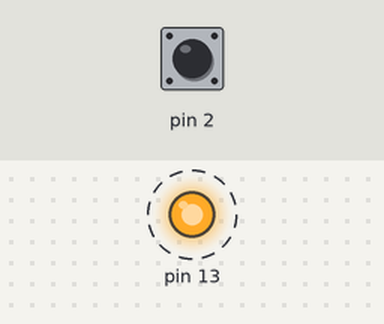
This sketch was run on a simulated Arduino Uno, built with avr-gcc and run on an emulated ATmega328P. Shown: output pins drawn as LEDs (lit = HIGH). Dashed ring = blinking. Inputs (shaded band) come from the test bench; at power-on: pin 2 HIGH. What the sketch prints to the serial monitor is not drawn.

Above: at 1.2 s.
1.3 s: pin 2 pulled LOW for 0.15 s
Timing chart, 0 to 10.3 s (numbered marks = the images above; inputs shaded):
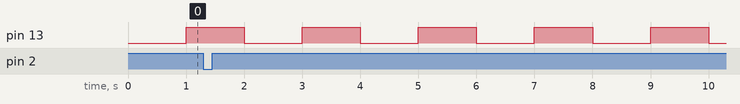

The sketch:

cli-demo.ino
```cpp
// cli-demo — tests assert (BT25, the headless runner):
// - UART0 at 115200 baud prints "boot" once at start.
// - D13 is (millis() / 1000) % 2: LOW during the first second, HIGH during the second, …
// - D2 is INPUT_PULLUP; each falling edge (the button to GND pressed) prints "pressed".
bool last = HIGH;

void setup() {
  Serial.begin(115200);
  Serial.println("boot");
  pinMode(13, OUTPUT);
  pinMode(2, INPUT_PULLUP);
}

void loop() {
  digitalWrite(13, (millis() / 1000) % 2);
  bool now = digitalRead(2);
  if (last == HIGH && now == LOW) Serial.println("pressed");
  last = now;
}
```

Measured:
- by itself, pin 13: alternates HIGH for 1.0 s and LOW for 1.0 s
